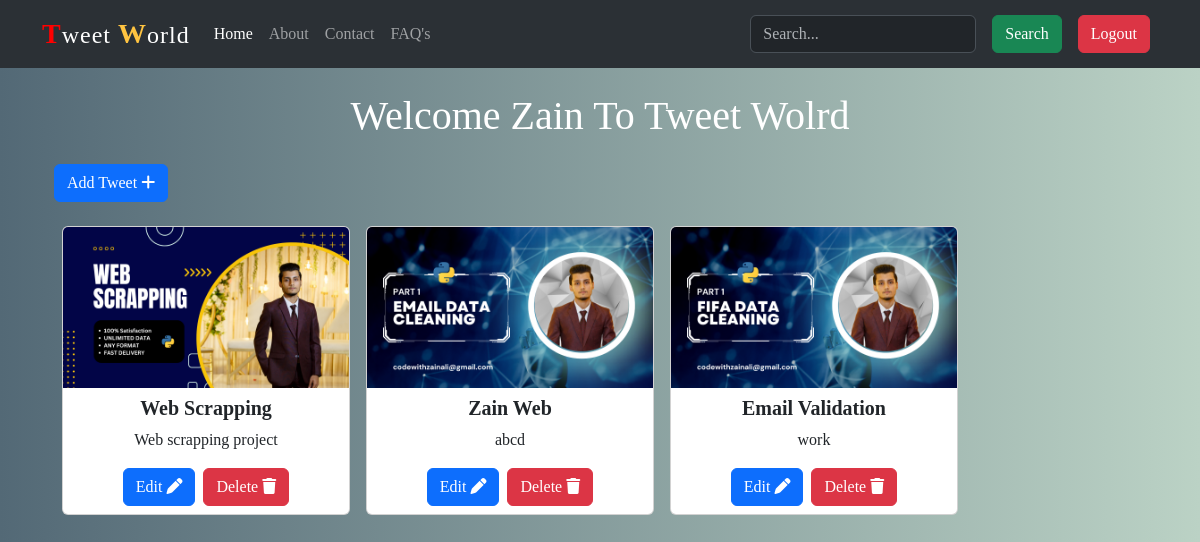
/user_home/ (signed in), run on the app's committed database.
### home/models.py (models this page shows, shortened)
class Tweet(models.Model):
    user = models.ForeignKey(User,on_delete=models.CASCADE)
    title = models.TextField(max_length=50)
    desc =  models.TextField(max_length=255)
    image = models.ImageField(upload_to="TweetPhotos/",blank=True,null=True)
    created_at = models.DateTimeField(auto_now_add=True)
    updated_at = models.DateTimeField(auto_now=True)

### home/views.py (the view)
# urls.py: path('user_home/', views.user_home , name="user_home" ),
@login_required
def user_home(request):
    if request.user.is_authenticated:
        tweets = Tweet.objects.filter(user=request.user)
    else:
        tweets = Tweet.objects.all()
    context = {
        'tweets': tweets
    }
    return render(request, 'user_home.html', context)

### home/templates/user_home.html (shortened to what this page needs)
{% extends "base.html" %}
{% block content %}
<div class="container ">
  {% if user.is_authenticated %}
  <h1 class="text-center text-white my-4">Welcome {{request.user|capfirst}} To Tweet Wolrd</h1>
  {% else %}
  <h1 class="text-center text-white my-4">Welcome To Tweet Wolrd</h1>
  {% endif %}
    <a class="btn btn-primary" href="{% url 'tweet_create' %}">Add Tweet <i class="fa-solid fa-plus"></i></a>
    <div class="box d-flex ">
      {% for tweet in tweets %}
      <div class="card my-4 mx-2" style="width: 18rem;">
          <img src="{{tweet.image.url}}" class="card-img-top" alt="...">
          <div class="container d-flex justify-content-center">
            <div class="card-content">
              <h5 class="card-title text-center my-2 fw-bold">{{tweet.title|title}}</h5>
              <p class="card-text text-center my-2">{{tweet.desc}}</p>
            {% if tweet.user == user %}
        <div class="container d-flex justify-content-center ">
          <a href="{% url 'tweet_edit' tweet.id %}" class="btn btn-primary mx-1 my-2">Edit <i class="fa-solid fa-pen"></i></a>
          <a href="{% url 'tweet_delete' tweet.id %}" class="btn btn-danger mx-1 my-2">Delete <i class="fa-solid fa-trash"></i></a>
        </div>
            {% endif %}
            </div>
          </div>
        </div>
        {% endfor %}
    </div>
</div>
{% endblock content %}

### static/css/style.css (style rules this page uses)
body { background: #BBD2C5; background: -webkit-linear-gradient(to right, #536976, #BBD2C5); background: linear-gradient(to right, #536976, #BBD2C5); font-family: cursive; }

### data on the page
Tweet: image (picture), title "Web Scrapping", desc "Web scrapping project", shows "Edit"
Tweet: image (picture), title "Zain Web", desc "abcd", shows "Edit"
Tweet: image (picture), title "Email Validation", desc "work", shows "Edit"

### other printed values
{{ request.user|capfirst }} "Zain"
